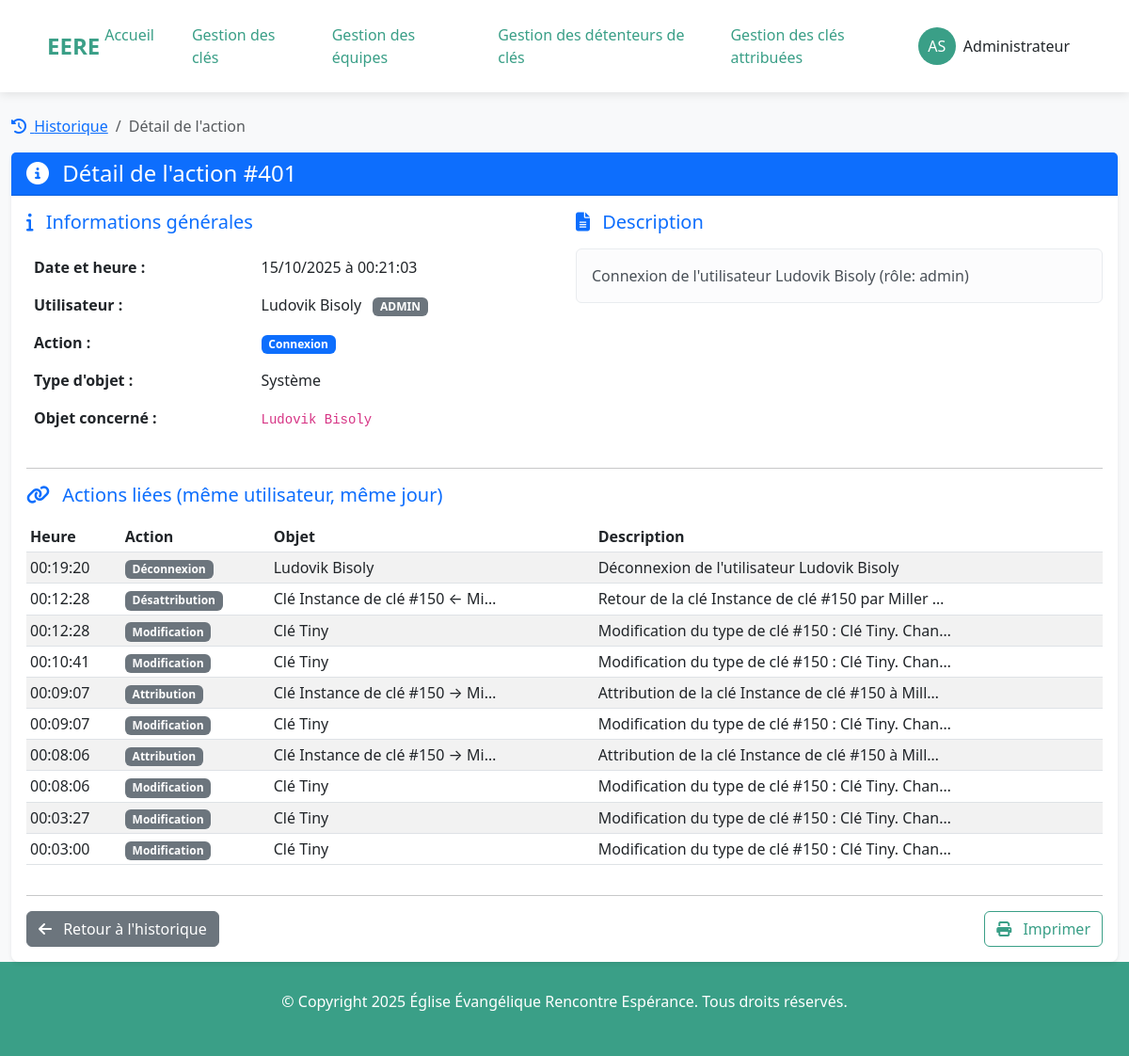
The page /management/history/401/ (signed in) on the database its author committed.
### listings/models.py (models this page shows, shortened)
class Owner(AbstractUser):
    ADMINISTRATOR = 'admin'
    EDITOR = 'editor'
    VISITOR = 'visitor'
    ROLE_CHOICES = [
        (ADMINISTRATOR, 'Administrateur'),
        (EDITOR, 'Éditeur'),                # Peut modifier mais pas administrer
        (VISITOR, 'Visiteur'),              # Accès en lecture seule
    ]
    role = models.CharField(
        max_length=10,
        choices=ROLE_CHOICES,
        default=VISITOR,
        help_text="Détermine les permissions de l'utilisateur dans l'application"
    )
    groups = models.ManyToManyField(
        'auth.Group',
        verbose_name='groups',
        blank=True,
        help_text='The groups this user belongs to.',
        related_name='owner_set',
        related_query_name='owner',
    )
    user_permissions = models.ManyToManyField(
        'auth.Permission',
        verbose_name='user permissions',
        blank=True,
        help_text='Specific permissions for this user.',
        related_name='owner_set',
        related_query_name='owner',
    )
    class Meta:
        verbose_name = "Gestionnaire"
        verbose_name_plural = "Gestionnaires"

class ActionLog(models.Model):
    ACTION_TYPES = [
        ('CREATE', 'Création'),
        ('UPDATE', 'Modification'),
        ('DELETE', 'Suppression'),
        ('ASSIGN', 'Attribution'),
        ('UNASSIGN', 'Désattribution'),
        ('LOGIN', 'Connexion'),
        ('LOGOUT', 'Déconnexion'),
        ('PASSWORD_CHANGE', 'Changement de mot de passe'),
        ('PASSWORD_RESET', 'Réinitialisation de mot de passe'),
        ('BULK_DELETE', 'Suppression en masse'),
    ]
    OBJECT_TYPES = [
        ('USER', 'Utilisateur'),
        ('TEAM', 'Équipe'),
        ('KEYTYPE', 'Type de clé'),
        ('KEYINSTANCE', 'Instance de clé'),
        ('KEYASSIGNMENT', 'Attribution de clé'),
        ('OWNER', 'Propriétaire'),
        ('SYSTEM', 'Système'),
    ]
    action_type = models.CharField(
        max_length=20, choices=ACTION_TYPES, verbose_name="Type d'action")
    object_type = models.CharField(
        max_length=20, choices=OBJECT_TYPES, verbose_name="Type d'objet")
    object_id = models.PositiveIntegerField(
        null=True, blank=True, verbose_name="ID de l'objet")
    object_name = models.CharField(
        max_length=255, verbose_name="Nom de l'objet")
    user = models.ForeignKey('Owner', on_delete=models.SET_NULL,
                             null=True, blank=True, verbose_name="Utilisateur")
    user_name = models.CharField(
        max_length=255, verbose_name="Nom utilisateur")
    user_role = models.CharField(
        max_length=50, default='visitor', verbose_name="Rôle utilisateur")
    timestamp = models.DateTimeField(
        default=timezone.now, verbose_name="Date et heure", db_index=True)
    date_only = models.DateField(
        default=timezone.now, verbose_name="Date", db_index=True)
    description = models.TextField(verbose_name="Description")
    old_values = models.TextField(
        null=True, blank=True, verbose_name="Anciennes valeurs")
    new_values = models.TextField(
        null=True, blank=True, verbose_name="Nouvelles valeurs")
    affected_users = models.TextField(
        null=True, blank=True, verbose_name="Utilisateurs affectés")
    class Meta:
        verbose_name = "Action"
        verbose_name_plural = "Historique des actions"
        ordering = ['-timestamp']
        indexes = [
            models.Index(fields=['timestamp']),
            models.Index(fields=['date_only']),
            models.Index(fields=['action_type']),
            models.Index(fields=['object_type']),
            models.Index(fields=['user']),
        ]
    def get_old_values_dict(self):
        if self.old_values:
            try:
                return json.loads(self.old_values)
            except json.JSONDecodeError:
                return {}
        return {}
    def get_new_values_dict(self):
        if self.new_values:
            try:
                return json.loads(self.new_values)
            except json.JSONDecodeError:
                return {}
        return {}

### listings/views.py (the view)
@login_required
@user_passes_test(is_admin, login_url='access_denied')
def history_detail_view(request, action_id):
    action = get_object_or_404(ActionLog, id=action_id)
    related_actions = ActionLog.objects.filter(
        user=action.user,
        timestamp__date=action.timestamp.date()
    ).exclude(id=action.id).order_by('-timestamp')[:10]
    context = {
        'action': action,
        'old_values': action.get_old_values_dict(),
        'new_values': action.get_new_values_dict(),
        'related_actions': related_actions,
    }
    return render(request, 'listings/history_detail.html', context)

### listings/utils.py (called while the page is built)
def set_current_user(user):
    _thread_locals.user = user

    def __call__(self, request):
        if hasattr(request, 'user') and request.user.is_authenticated:
            set_current_user(request.user)
        else:
            set_current_user(None)
        response = self.get_response(request)
        set_current_user(None)
        return response

### listings/views.py (called while the page is built)
def is_admin(user):
    return user.is_authenticated and hasattr(user, 'role') and user.role == 'admin'

### listings/templates/listings/history_detail.html (shortened to what this page needs)
{% extends "listings/base.html" %}
{% load static %}
{% block content %}
<div class="container-fluid mt-4">
    <div class="row">
        <div class="col-12">
            <nav aria-label="breadcrumb">
                <ol class="breadcrumb">
                    <li class="breadcrumb-item">
                        <a href="{% url 'history_view' %}">
                            <i class="fas fa-history me-1"></i>
                            Historique
                        </a>
                    </li>
                    <li class="breadcrumb-item active" aria-current="page">
                        Détail de l'action
                    </li>
                </ol>
            </nav>
            <div class="card">
                <div class="card-header bg-primary text-white">
                    <h4 class="mb-0">
                        <i class="fas fa-info-circle me-2"></i>
                        Détail de l'action #{{ action.id }}
                    </h4>
                </div>
                <div class="card-body">
                    <div class="row">
                        <div class="col-md-6">
                            <h5 class="text-primary mb-3">
                                <i class="fas fa-info me-2"></i>
                                Informations générales
                            </h5>
                            <table class="table table-borderless">
                                <tr>
                                    <td><strong>Date et heure :</strong></td>
                                    <td>{{ action.timestamp|date:"d/m/Y à H:i:s" }}</td>
                                </tr>
                                <tr>
                                    <td><strong>Utilisateur :</strong></td>
                                    <td>
                                        {{ action.user_name }}
                                        <span class="badge bg-secondary ms-2">{{ action.user_role|upper }}</span>
                                    </td>
                                </tr>
                                <tr>
                                    <td><strong>Action :</strong></td>
                                    <td>
                                        <span class="badge
                                            {% if action.action_type == 'CREATE' %}bg-success
                                            {% elif action.action_type == 'UPDATE' %}bg-warning text-dark
                                            {% elif action.action_type == 'DELETE' %}bg-danger
                                            {% elif action.action_type == 'ASSIGN' %}bg-info
                                            {% elif action.action_type == 'UNASSIGN' %}bg-secondary
                                            {% elif action.action_type == 'LOGIN' %}bg-primary
                                            {% elif action.action_type == 'LOGOUT' %}bg-dark
                                            {% else %}bg-light text-dark
                                            {% endif %}">
                                            {{ action.get_action_type_display }}
                                        </span>
                                    </td>
                                </tr>
                                <tr>
                                    <td><strong>Type d'objet :</strong></td>
                                    <td>{{ action.get_object_type_display }}</td>
                                </tr>
                                <tr>
                                    <td><strong>Objet concerné :</strong></td>
                                    <td><code>{{ action.object_name }}</code></td>
                                </tr>
                            </table>
                        </div>
                        <div class="col-md-6">
                            <h5 class="text-primary mb-3">
                                <i class="fas fa-file-alt me-2"></i>
                                Description
                            </h5>
                            <div class="alert alert-light">
                                {{ action.description }}
                            </div>
                        </div>
                    </div>
                    {% if related_actions %}
                    <hr>
                    <div class="row">
                        <div class="col-12">
                            <h5 class="text-primary mb-3">
                                <i class="fas fa-link me-2"></i>
                                Actions liées (même utilisateur, même jour)
                            </h5>
                            <div class="table-responsive">
                                <table class="table table-sm table-striped">
                                    <thead>
                                        <tr>
                                            <th>Heure</th>
                                            <th>Action</th>
                                            <th>Objet</th>
                                            <th>Description</th>
                                        </tr>
                                    </thead>
                                    <tbody>
                                        {% for related in related_actions %}
                                        <tr>
                                            <td>{{ related.timestamp|time:"H:i:s" }}</td>
                                            <td>
                                                <span class="badge bg-secondary">
                                                    {{ related.get_action_type_display }}
                                                </span>
                                            </td>
                                            <td>{{ related.object_name|truncatechars:30 }}</td>
                                            <td>{{ related.description|truncatechars:50 }}</td>
                                        </tr>
                                        {% endfor %}
                                    </tbody>
                                </table>
                            </div>
                        </div>
                    </div>
                    {% endif %}
                    <hr>
                    <div class="d-flex justify-content-between">
                        <a href="{% url 'history_view' %}" class="btn btn-secondary">
                            <i class="fas fa-arrow-left me-2"></i>
                            Retour à l'historique
                        </a>
                        <div>
                            <button class="btn btn-outline-primary" onclick="window.print()">
                                <i class="fas fa-print me-2"></i>
                                Imprimer
                            </button>
                        </div>
                    </div>
                </div>
            </div>
        </div>
    </div>
</div>
{% endblock %}

### listings/templates/listings/base.html (shortened to what this page needs)
<!DOCTYPE html>
{% load static %}
<html lang="fr">
<head>
    <link href="https://cdn.jsdelivr.net/npm/bootstrap@5.3.0/dist/css/bootstrap.min.css" rel="stylesheet">
    <link rel="stylesheet" href="https://cdnjs.cloudflare.com/ajax/libs/font-awesome/6.4.0/css/all.min.css">
</head>
<body>
    <header class="top-header">
        <div class="logo" onclick="window.location.href='{% url 'home' %}'">EERE</div>
        <nav class="nav-menu">
            <a href="{% url 'home' %}" id="menu-home">Accueil</a>
            <a href="{% url 'key_list' %}" id="menu-key_list">Gestion des clés</a>
            <a href="{% url 'team_list' %}" id="menu-team_list">Gestion des équipes</a>
            {% if request.user.role == 'admin' %}
                <a href="{% url 'user_list' %}" id="menu-user_list">Gestion des détenteurs de clés</a>
            {% endif %}
            <a href="{% url 'user_keys' %}" id="menu-user_keys">Gestion des clés attribuées</a>
        </nav>
        {% if request.user.is_authenticated %}
        <div class="user-menu dropdown">
            <button class="btn dropdown-toggle" type="button" id="userMenuButton" data-bs-toggle="dropdown" aria-expanded="false">
                <div class="d-flex align-items-center">
                    <div class="user-initials me-2">
                        {{ request.user.first_name|first }}{{ request.user.last_name|first }}
                    </div>
                    <span class="d-none d-md-inline">{{ request.user.first_name }}</span>
                </div>
            </button>
        </div>
        {% endif %}
    </header>
    <main role="main">
        {% block content %}{% endblock %}
    </main>
    <footer class="footer" id="contact">
        <p>&copy; Copyright {% now "Y" %} Église Évangélique Rencontre Espérance. Tous droits réservés.</p>
    </footer>
</body>
</html>

### rows shown on the page
Owner: user.first_name|first "A", user.last_name|first "S", user.first_name "Administrateur"
ActionLog: id "401", timestamp "15/10/2025 à 00:21:03", user_name "Ludovik Bisoly", user_role "ADMIN", action_type "Connexion", object_type "Système", object_name "Ludovik Bisoly", description "Connexion de l'utilisateur Ludovik Bisoly (rôle: admin)"
ActionLog: timestamp "00:19:20", action_type "Déconnexion", object_name "Ludovik Bisoly", description "Déconnexion de l'utilisateur Ludovik Bisoly"
ActionLog: timestamp "00:12:28", action_type "Désattribution", object_name "Clé Instance de clé #150 ← Mi…", description "Retour de la clé Instance de clé #150 par Miller …"
ActionLog: timestamp "00:12:28", action_type "Modification", object_name "Clé Tiny", description "Modification du type de clé #150 : Clé Tiny. Chan…"
ActionLog: timestamp "00:10:41", action_type "Modification", object_name "Clé Tiny", description "Modification du type de clé #150 : Clé Tiny. Chan…"
ActionLog: timestamp "00:09:07", action_type "Attribution", object_name "Clé Instance de clé #150 → Mi…", description "Attribution de la clé Instance de clé #150 à Mill…"
ActionLog: timestamp "00:09:07", action_type "Modification", object_name "Clé Tiny", description "Modification du type de clé #150 : Clé Tiny. Chan…"
ActionLog: timestamp "00:08:06", action_type "Attribution", object_name "Clé Instance de clé #150 → Mi…", description "Attribution de la clé Instance de clé #150 à Mill…"
ActionLog: timestamp "00:08:06", action_type "Modification", object_name "Clé Tiny", description "Modification du type de clé #150 : Clé Tiny. Chan…"
ActionLog: timestamp "00:03:27", action_type "Modification", object_name "Clé Tiny", description "Modification du type de clé #150 : Clé Tiny. Chan…"
ActionLog: timestamp "00:03:00", action_type "Modification", object_name "Clé Tiny", description "Modification du type de clé #150 : Clé Tiny. Chan…"
